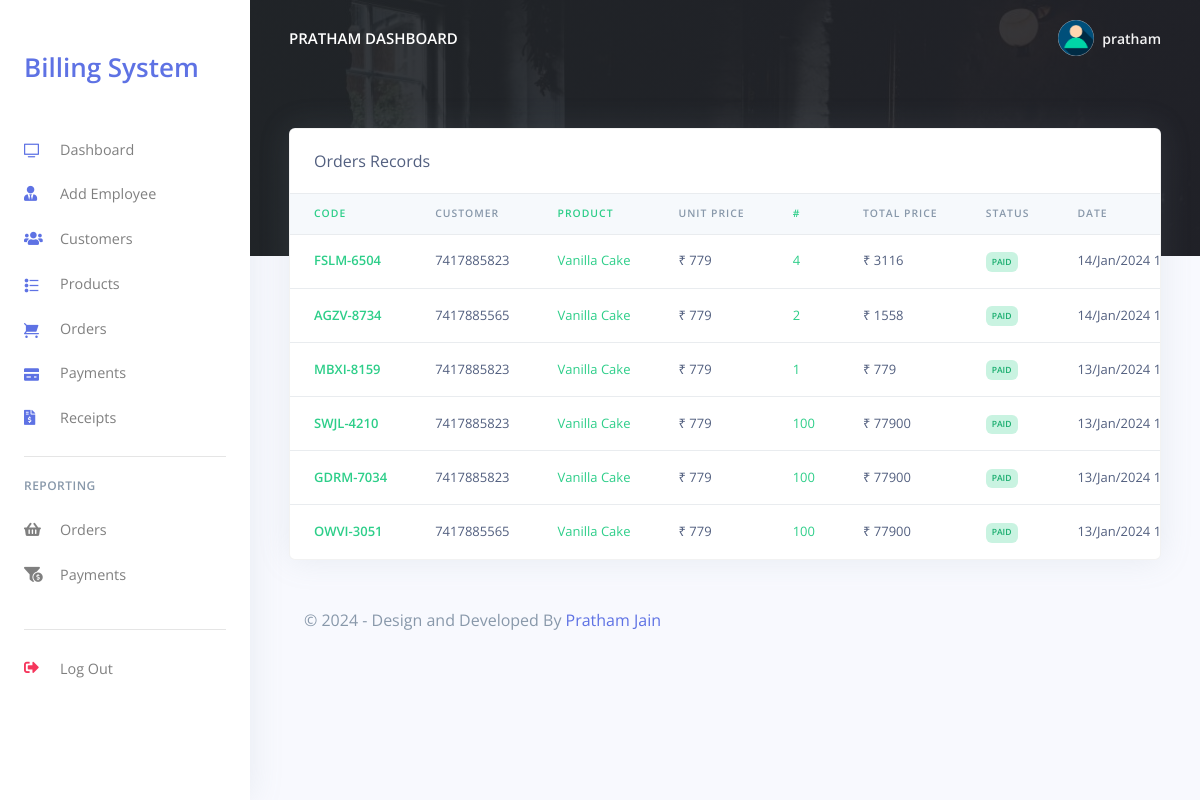
Page /Restro/admin/orders_reports.php (signed in) on the committed database.
### tables this page shows
CREATE TABLE `rpos_admin` (
  `admin_id` varchar(200) NOT NULL,
  `admin_name` varchar(200) NOT NULL,
  `admin_email` varchar(200) NOT NULL,
  `admin_password` varchar(200) NOT NULL
);

CREATE TABLE `rpos_orders` (
  `order_id` varchar(200) NOT NULL,
  `order_code` varchar(200) NOT NULL,
  `customer_id` varchar(200) NOT NULL,
  `customer_name` varchar(200) NOT NULL,
  `prod_id` varchar(200) NOT NULL,
  `prod_name` varchar(200) NOT NULL,
  `prod_price` varchar(200) NOT NULL,
  `prod_qty` varchar(200) NOT NULL,
  `order_status` varchar(200) NOT NULL,
  `created_at` timestamp(6) NOT NULL DEFAULT current_timestamp(6) ON UPDATE current_timestamp(6)
);

### Restro/admin/orders_reports.php (the view, shortened to what this page needs)
<?php
include('config/config.php');
require_once('partials/_head.php');
?>
<body>
    <?php
    require_once('partials/_sidebar.php');
    ?>
    <div class="main-content">
        <?php
        require_once('partials/_topnav.php');
        ?>
        <div class="container-fluid mt--8">
            <div class="row">
                <div class="col">
                    <div class="card shadow">
                        <div class="card-header border-0">
                            Orders Records
                        </div>
                        <div class="table-responsive">
                            <table class="table align-items-center table-flush">
                                <thead class="thead-light">
                                    <tr>
                                        <th class="text-success" scope="col">Code</th>
                                        <th scope="col">Customer</th>
                                        <th class="text-success" scope="col">Product</th>
                                        <th scope="col">Unit Price</th>
                                        <th class="text-success" scope="col">#</th>
                                        <th scope="col">Total Price</th>
                                        <th scop="col">Status</th>
                                        <th scope="col">Date</th>
                                    </tr>
                                </thead>
                                <tbody>
                                    <?php
                                    $ret = "SELECT * FROM  rpos_orders ORDER BY `created_at` DESC  ";
                                    $stmt = $mysqli->prepare($ret);
                                    $stmt->execute();
                                    $res = $stmt->get_result();
                                    while ($order = $res->fetch_object()) {
                                        $total = ($order->prod_price * $order->prod_qty);
                                    ?>
                                        <tr>
                                            <th class="text-success" scope="row"><?php echo $order->order_code; ?></th>
                                            <td><?php echo $order->customer_name; ?></td>
                                            <td class="text-success"><?php echo $order->prod_name; ?></td>
                                            <td>₹ <?php echo $order->prod_price; ?></td>
                                            <td class="text-success"><?php echo $order->prod_qty; ?></td>
                                            <td>₹ <?php echo $total; ?></td>
                                            <td><?php if ($order->order_status == '') {
                                                    echo "<span class='badge badge-danger'>Not Paid</span>";
                                                } else {
                                                    echo "<span class='badge badge-success'>$order->order_status</span>";
                                                } ?></td>
                                            <td><?php echo date('d/M/Y g:i', strtotime($order->created_at)); ?></td>
                                        </tr>
                                    <?php } ?>
                                </tbody>
                            </table>
                        </div>
                    </div>
                </div>
            </div>
            <?php
            require_once('partials/_footer.php');
            ?>
        </div>
    </div>
</body>
</html>

### Restro/admin/partials/_sidebar.php (shortened to what this page needs)
<?php
$admin_id = $_SESSION['admin_id'];
$ret = "SELECT * FROM  rpos_admin  WHERE admin_id = '$admin_id'";
$stmt = $mysqli->prepare($ret);
$stmt->execute();
$res = $stmt->get_result();
while ($admin = $res->fetch_object()) {
?>
  <nav class="navbar navbar-vertical fixed-left navbar-expand-md navbar-light bg-white" id="sidenav-main">
    <div class="container-fluid">
      <a class="navbar-brand pt-0" href="dashboard.php">
      <h1>  <a href="#">Billing System</a></h1>
      </a>
      <div class="collapse navbar-collapse" id="sidenav-collapse-main">
        <ul class="navbar-nav">
          <li class="nav-item">
            <a class="nav-link" href="dashboard.php">
              <i class="ni ni-tv-2 text-primary"></i> Dashboard
            </a>
          </li>
          <li class="nav-item">
            <a class="nav-link" href="hrm.php">
              <i class="fas fa-user-tie text-primary"></i> Add Employee
            </a>
          </li>
          <li class="nav-item">
            <a class="nav-link" href="customes.php">
              <i class="fas fa-users text-primary"></i> Customers
            </a>
          </li>
          <li class="nav-item">
            <a class="nav-link" href="products.php">
              <i class="ni ni-bullet-list-67 text-primary"></i>Products
            </a>
          </li>
          <li class="nav-item">
            <a class="nav-link" href="orders.php">
              <i class="ni ni-cart text-primary"></i> Orders
            </a>
          </li>
          <li class="nav-item">
            <a class="nav-link" href="payments.php">
              <i class="ni ni-credit-card text-primary"></i> Payments
            </a>
          </li>
          <li class="nav-item">
            <a class="nav-link" href="receipts.php">
              <i class="fas fa-file-invoice-dollar text-primary"></i> Receipts
            </a>
          </li>
        </ul>
        <hr class="my-3">
        <h6 class="navbar-heading text-muted">Reporting</h6>
        <ul class="navbar-nav mb-md-3">
          <li class="nav-item">
            <a class="nav-link" href="orders_reports.php">
              <i class="fas fa-shopping-basket"></i> Orders
            </a>
          </li>
          <li class="nav-item">
            <a class="nav-link" href="payments_reports.php">
              <i class="fas fa-funnel-dollar"></i> Payments
            </a>
          </li>
        </ul>
        <hr class="my-3">
        <ul class="navbar-nav mb-md-3">
          <li class="nav-item">
            <a class="nav-link" href="logout.php">
              <i class="fas fa-sign-out-alt text-danger"></i> Log Out
            </a>
          </li>
        </ul>
      </div>
    </div>
  </nav>
<?php } ?>

### Restro/admin/partials/_topnav.php (shortened to what this page needs)
<?php
$admin_id = $_SESSION['admin_id'];
$ret = "SELECT * FROM  rpos_admin  WHERE admin_id = '$admin_id'";
$stmt = $mysqli->prepare($ret);
$stmt->execute();
$res = $stmt->get_result();
while ($admin = $res->fetch_object()) {
?>
    <nav class="navbar navbar-top navbar-expand-md navbar-dark" id="navbar-main">
        <div class="container-fluid">
            <a class="h4 mb-0 text-white text-uppercase d-none d-lg-inline-block" href="dashboard.php"><?php echo $admin->admin_name; ?> Dashboard</a>
            <ul class="navbar-nav align-items-center d-none d-md-flex">
                <li class="nav-item dropdown">
                    <a class="nav-link pr-0" href="#" role="button" data-toggle="dropdown" aria-haspopup="true" aria-expanded="false">
                        <div class="media align-items-center">
                            <span class="avatar avatar-sm rounded-circle">
                                <img alt="Image placeholder" src="assets/img/theme/user-a-min.png">
                            </span>
                            <div class="media-body ml-2 d-none d-lg-block">
                                <span class="mb-0 text-sm  font-weight-bold"><?php echo $admin->admin_name; ?></span>
                            </div>
                        </div>
                    </a>
                </li>
            </ul>
        </div>
    </nav>
<?php } ?>

### rows in the picture
rpos_admin: admin_name "PRATHAM", admin_name "pratham"
rpos_orders: order_code "FSLM-6504", customer_name "7417885823", prod_name "Vanilla Cake", prod_price "779", prod_qty "4", total "3116", order_status "PAID", created_at "14/Jan/2024…"
rpos_orders: order_code "AGZV-8734", customer_name "7417885565", prod_name "Vanilla Cake", prod_price "779", prod_qty "2", total "1558", order_status "PAID", created_at "14/Jan/2024…"
rpos_orders: order_code "MBXI-8159", customer_name "7417885823", prod_name "Vanilla Cake", prod_price "779", prod_qty "1", order_status "PAID", created_at "13/Jan/2024…"
rpos_orders: order_code "SWJL-4210", customer_name "7417885823", prod_name "Vanilla Cake", prod_price "779", prod_qty "100", total "77900", order_status "PAID", created_at "13/Jan/2024…"
rpos_orders: order_code "GDRM-7034", customer_name "7417885823", prod_name "Vanilla Cake", prod_price "779", prod_qty "100", total "77900", order_status "PAID", created_at "13/Jan/2024…"
rpos_orders: order_code "OWVI-3051", customer_name "7417885565", prod_name "Vanilla Cake", prod_price "779", prod_qty "100", total "77900", order_status "PAID", created_at "13/Jan/2024…"
